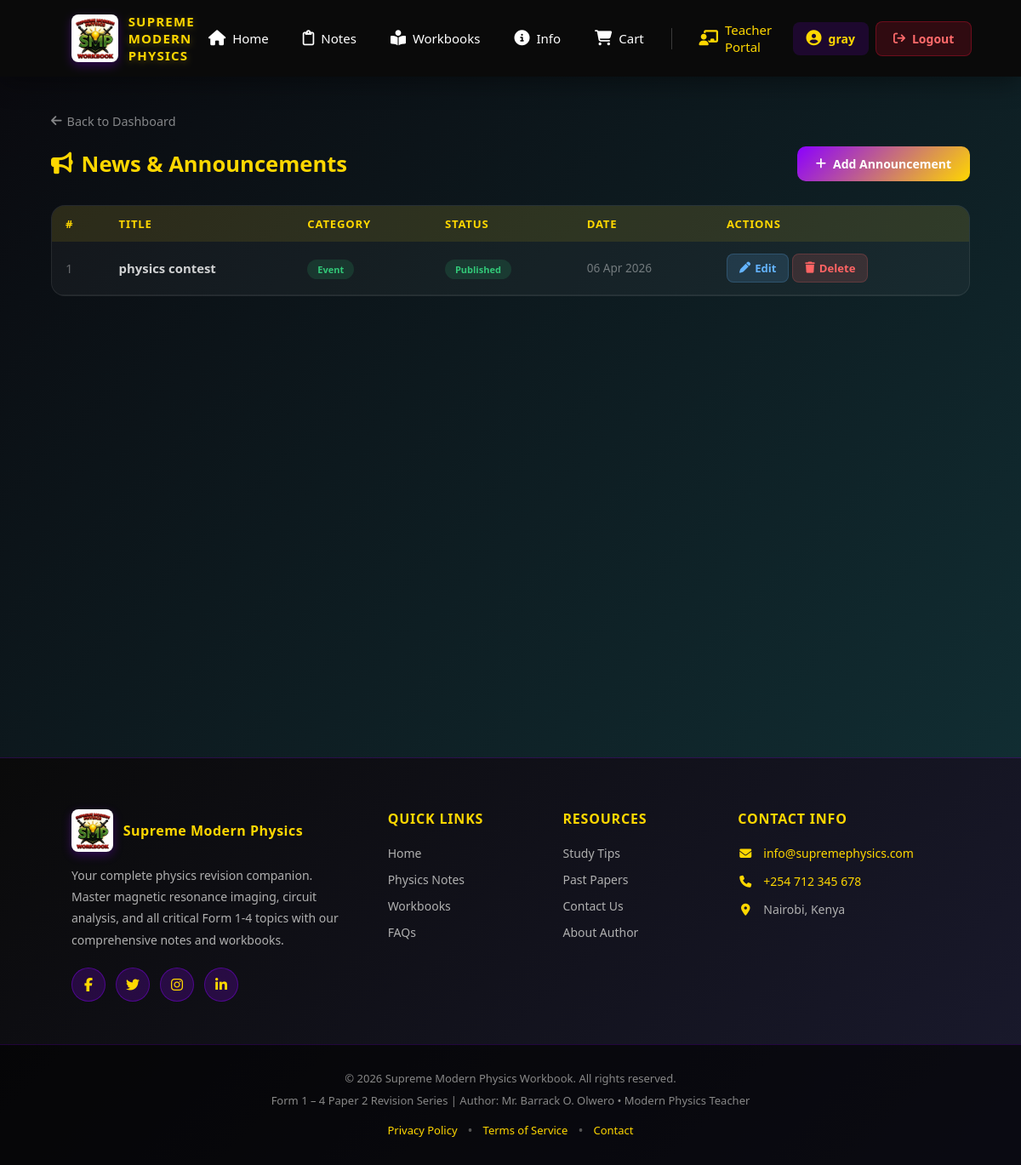
/teacher/announcements/ (signed in), run on the app's committed database.
### teacher/models.py (models this page shows, shortened)
class Announcement(models.Model):
    CATEGORY_CHOICES = [
        ('news', 'News'),
        ('info', 'Info'),
        ('event', 'Event'),
    ]
    title = models.CharField(max_length=200)
    category = models.CharField(max_length=20, choices=CATEGORY_CHOICES, default='news')
    body = models.TextField()
    is_published = models.BooleanField(default=True)
    author = models.ForeignKey(User, on_delete=models.SET_NULL, null=True, blank=True)
    created_at = models.DateTimeField(auto_now_add=True)
    updated_at = models.DateTimeField(auto_now=True)
    class Meta:
        ordering = ['-created_at']

### teacher/views.py (the view)
# urls.py: path('announcements/', views.manage_announcements, name='manage_announcements'),
@login_required(login_url='accounts:login')
@user_passes_test(is_teacher_or_admin, login_url='accounts:login')
def manage_announcements(request):
    announcements = Announcement.objects.all()
    return render(request, 'teacher/manage_announcements.html', {'announcements': announcements})

### teacher/views.py (called while the page is built)
def is_teacher_or_admin(user):
    return user.is_authenticated and user.is_superuser

### teacher/templates/teacher/manage_announcements.html (shortened to what this page needs)
{% extends 'base.html' %}
{% load static %}
{% block content %}
<div class="portal-page">
    <a href="{% url 'teacher:dashboard' %}" class="portal-back"><i class="fas fa-arrow-left"></i> Back to Dashboard</a>
    <div class="portal-section-header">
        <h2><i class="fas fa-bullhorn"></i> News &amp; Announcements</h2>
        <a href="{% url 'teacher:add_announcement' %}" class="portal-add-btn"><i class="fas fa-plus"></i> Add Announcement</a>
    </div>
    <div class="table-wrap">
        <table class="resource-table">
            <thead><tr><th>#</th><th>Title</th><th>Category</th><th>Status</th><th>Date</th><th>Actions</th></tr></thead>
            <tbody>
                {% for ann in announcements %}
                <tr>
                    <td style="color:rgba(255,255,255,0.35);">{{ forloop.counter }}</td>
                    <td><strong>{{ ann.title }}</strong></td>
                    <td><span class="badge-tag badge-{{ ann.category }}">{{ ann.get_category_display }}</span></td>
                    <td>{% if ann.is_published %}<span class="badge-tag badge-pub">Published</span>{% else %}<span class="badge-tag badge-draft">Draft</span>{% endif %}</td>
                    <td style="color:rgba(255,255,255,0.4);font-size:0.85rem;">{{ ann.created_at|date:"d M Y" }}</td>
                    <td style="white-space:nowrap;">
                        <a href="{% url 'teacher:edit_announcement' ann.pk %}" class="action-btn edit-btn"><i class="fas fa-pen"></i> Edit</a>
                        <a href="{% url 'teacher:delete_announcement' ann.pk %}" class="action-btn del-btn"><i class="fas fa-trash"></i> Delete</a>
                    </td>
                </tr>
                {% empty %}
                <tr><td colspan="6" class="empty-table"><i class="fas fa-bullhorn" style="font-size:2rem;margin-bottom:10px;"></i><br>No announcements yet.</td></tr>
                {% endfor %}
            </tbody>
        </table>
    </div>
</div>
{% endblock %}

### templates/base.html (shortened to what this page needs)
{% load static %}
<!DOCTYPE html>
<html lang="en">
<head>
    <link rel="stylesheet" href="{% static 'css/style.css' %}">
    <link rel="stylesheet" href="https://cdnjs.cloudflare.com/ajax/libs/font-awesome/6.5.0/css/all.min.css"/>
</head>
<body>
    {% if request.resolver_match.url_name != 'login' and request.resolver_match.url_name != 'signup' %}
    <header>
        <div class="navbar-container">
            <div class="logo">
                <img src="{% static 'images/supreme.jpeg' %}" alt="SMP Logo" class="logo-img">
                <div class="logo-text">SUPREME MODERN PHYSICS</div>
            </div>
            <nav class="navbar-menu">
                <a href="{% url 'dashboard:home' %}" class="nav-link"><i class="fa-solid fa-house"></i><span>Home</span></a>
                <a href="{% url 'notes:index' %}" class="nav-link"><i class="fa-regular fa-clipboard"></i><span>Notes</span></a>
                <a href="{% url 'resources:list' %}" class="nav-link"><i class="fa-solid fa-book-open-reader"></i><span>Workbooks</span></a>
                <a href="{% url 'dashboard:info' %}" class="nav-link"><i class="fa-solid fa-circle-info"></i><span>Info</span></a>
                <a href="{% url 'cart:view_cart' %}" class="nav-link"><i class="fa-solid fa-shopping-cart"></i><span>Cart</span></a>
                {% if user.is_authenticated %}
                    {% if user.is_superuser %}
                        <a href="{% url 'teacher:dashboard' %}" class="nav-link" style="color:#ffd700;"><i class="fas fa-chalkboard-teacher"></i><span>Teacher Portal</span></a>
                    {% endif %}
                    <span class="greeting"><i class="fas fa-user-circle"></i> {{ user.username }}</span>
                    <a href="{% url 'accounts:logout' %}" class="logout-btn"><i class="fa-solid fa-arrow-right-from-bracket"></i><span>Logout</span></a>
                {% else %}
                    <a href="{% url 'accounts:login' %}" class="login-btn"><i class="fa-solid fa-sign-in-alt"></i><span>Login</span></a>
                {% endif %}
            </nav>
        </div>
    </header>
    {% endif %}
    <main>
        {% block content %}{% endblock %}
    </main>
    <footer>
        <div class="footer-container">
            <div class="footer-section footer-about">
                <div class="footer-logo">
                    <img src="{% static 'images/supreme.jpeg' %}" alt="SMP Logo" class="footer-logo-img">
                    <h3>Supreme Modern Physics</h3>
                </div>
                <p>Your complete physics revision companion. Master magnetic resonance imaging, circuit analysis, and all critical Form 1-4 topics with our comprehensive notes and workbooks.</p>
                <div class="social-links">
                    <a href="#" title="Facebook" class="social-link"><i class="fab fa-facebook-f"></i></a>
                    <a href="#" title="Twitter" class="social-link"><i class="fab fa-twitter"></i></a>
                    <a href="#" title="Instagram" class="social-link"><i class="fab fa-instagram"></i></a>
                    <a href="#" title="LinkedIn" class="social-link"><i class="fab fa-linkedin-in"></i></a>
                </div>
            </div>
            <div class="footer-section footer-links">
                <h4>Quick Links</h4>
                <ul>
                    <li><a href="{% url 'dashboard:home' %}">Home</a></li>
                    <li><a href="{% url 'notes:index' %}">Physics Notes</a></li>
                    <li><a href="{% url 'resources:list' %}">Workbooks</a></li>
                    <li><a href="#">FAQs</a></li>
                </ul>
            </div>
            <div class="footer-section footer-links">
                <h4>Resources</h4>
                <ul>
                    <li><a href="#">Study Tips</a></li>
                    <li><a href="#">Past Papers</a></li>
                    <li><a href="#">Contact Us</a></li>
                    <li><a href="#">About Author</a></li>
                </ul>
            </div>
            <div class="footer-section footer-contact">
                <h4>Contact Info</h4>
                <p><i class="fas fa-envelope"></i> <a href="mailto:info@supremephysics.com">info@supremephysics.com</a></p>
                <p><i class="fas fa-phone"></i> <a href="tel:+254712345678">+254 712 345 678</a></p>
                <p><i class="fas fa-map-marker-alt"></i> Nairobi, Kenya</p>
            </div>
        </div>
        <div class="footer-bottom">
            <div class="footer-bottom-content">
                <p>&copy; 2026 Supreme Modern Physics Workbook. All rights reserved.</p>
                <p>Form 1 – 4 Paper 2 Revision Series | Author: Mr. Barrack O. Olwero • Modern Physics Teacher</p>
            </div>
            <div class="footer-bottom-links">
                <a href="#">Privacy Policy</a>
                <span class="divider">•</span>
                <a href="#">Terms of Service</a>
                <span class="divider">•</span>
                <a href="#">Contact</a>
            </div>
        </div>
    </footer>
</body>
</html>

### static/css/style.css (style rules this page uses)
* { margin: 0; padding: 0; box-sizing: border-box; }
body { font-family: 'Segoe UI', Tahoma, Geneva, Verdana, sans-serif; }
header { background: rgba(0, 0, 0, 0.96); backdrop-filter: blur(16px); padding: 15px 7%; position: sticky; top: 0; z-index: 1000; box-shadow: 0 6px 30px rgba(0,0,0,0.4); }
.navbar-container { display: flex; align-items: center; justify-content: space-between; max-width: 1400px; margin: 0 auto; }
.logo { display: flex; align-items: center; gap: 12px; text-decoration: none; color: white; transition: all 0.3s ease; }
.logo-img { height: 56px; width: auto; border-radius: 8px; box-shadow: 0 4px 12px rgba(139, 0, 255, 0.3); }
.logo-text { font-size: 15px; font-weight: 700; letter-spacing: 1.2px; color: #ffd700; text-shadow: 0 2px 8px rgba(255, 215, 0, 0.3); }
.navbar-menu { display: flex; align-items: center; gap: 8px; }
.nav-link { color: white; text-decoration: none; font-weight: 500; font-size: 15px; padding: 10px 16px; border-radius: 8px; transition: all 0.3s ease; display: flex; align-items: center; gap: 8px; position: relative; }
.nav-link i { font-size: 18px; }
.nav-link span { display: inline-block; }
.greeting { color: #ffd700; font-weight: 600; padding: 10px 16px; border-radius: 8px; background: rgba(139, 0, 255, 0.15); display: flex; align-items: center; gap: 8px; font-size: 14px; }
.greeting i { font-size: 18px; }
.logout-btn, .login-btn { padding: 10px 20px; border-radius: 8px; font-weight: 600; text-decoration: none; font-size: 14px; transition: all 0.3s ease; display: flex; align-items: center; gap: 8px; white-space: nowrap; }
.logout-btn { background: rgba(200, 16, 46, 0.2); color: #ff6b6b; border: 1px solid rgba(200, 16, 46, 0.4); }
footer { background: linear-gradient(135deg, #0a0a0a 0%, #1a1a2e 100%); color: #e0e0e0; padding-top: 60px; border-top: 1px solid rgba(139, 0, 255, 0.2); }
.footer-container { max-width: 1400px; margin: 0 auto; padding: 0 7%; display: grid; grid-template-columns: 2fr 1fr 1fr 1.5fr; gap: 40px; margin-bottom: 50px; }
.footer-section h4 { font-size: 16px; font-weight: 700; color: #ffd700; margin-bottom: 20px; text-transform: uppercase; letter-spacing: 0.8px; }
.footer-about p { font-size: 14px; line-height: 1.8; color: #b0b0b0; margin-bottom: 20px; }
.footer-logo { display: flex; align-items: center; gap: 12px; margin-bottom: 15px; }
.footer-logo-img { height: 50px; width: auto; border-radius: 8px; box-shadow: 0 4px 12px rgba(139, 0, 255, 0.3); }
.footer-logo h3 { font-size: 16px; color: #ffd700; font-weight: 700; letter-spacing: 0.5px; }
.social-links { display: flex; gap: 12px; margin-top: 20px; }
.social-link { display: inline-flex; align-items: center; justify-content: center; width: 40px; height: 40px; background: rgba(139, 0, 255, 0.2); border: 1px solid rgba(139, 0, 255, 0.4); border-radius: 50%; color: #ffd700; text-decoration: none; transition: all 0.3s ease; font-size: 16px; }
.footer-links ul { list-style: none; }
.footer-links li { margin-bottom: 12px; }
.footer-links a { color: #b0b0b0; text-decoration: none; font-size: 14px; transition: all 0.3s ease; display: flex; align-items: center; }
.footer-contact p { font-size: 14px; margin-bottom: 14px; color: #b0b0b0; display: flex; align-items: center; gap: 12px; }
.footer-contact i { color: #ffd700; width: 18px; text-align: center; }
.footer-contact a { color: #ffd700; text-decoration: none; transition: all 0.3s ease; }
.footer-bottom { background: rgba(0, 0, 0, 0.6); border-top: 1px solid rgba(139, 0, 255, 0.2); padding: 30px 7%; }
.footer-bottom-content { max-width: 1400px; margin: 0 auto; text-align: center; margin-bottom: 15px; }
.footer-bottom-content p { font-size: 13px; color: #888; margin-bottom: 8px; }
.footer-bottom-links { display: flex; justify-content: center; align-items: center; gap: 0; max-width: 1400px; margin: 0 auto; }
.footer-bottom-links a { color: #ffd700; text-decoration: none; font-size: 13px; padding: 0 12px; transition: all 0.3s ease; }
.footer-bottom-links .divider { color: #555; }
:root { --gold: #ffd700; --purple: #8b00ff; --dark-bg: #0a0a0f; --glass: rgba(255, 255, 255, 0.05); --glass-border: rgba(255, 255, 255, 0.1); }

### data on the page
Announcement: title "physics contest", category "Event", is_published "Published", created_at "06 Apr 2026"

### other printed values
{{ user.username }} "gray"
